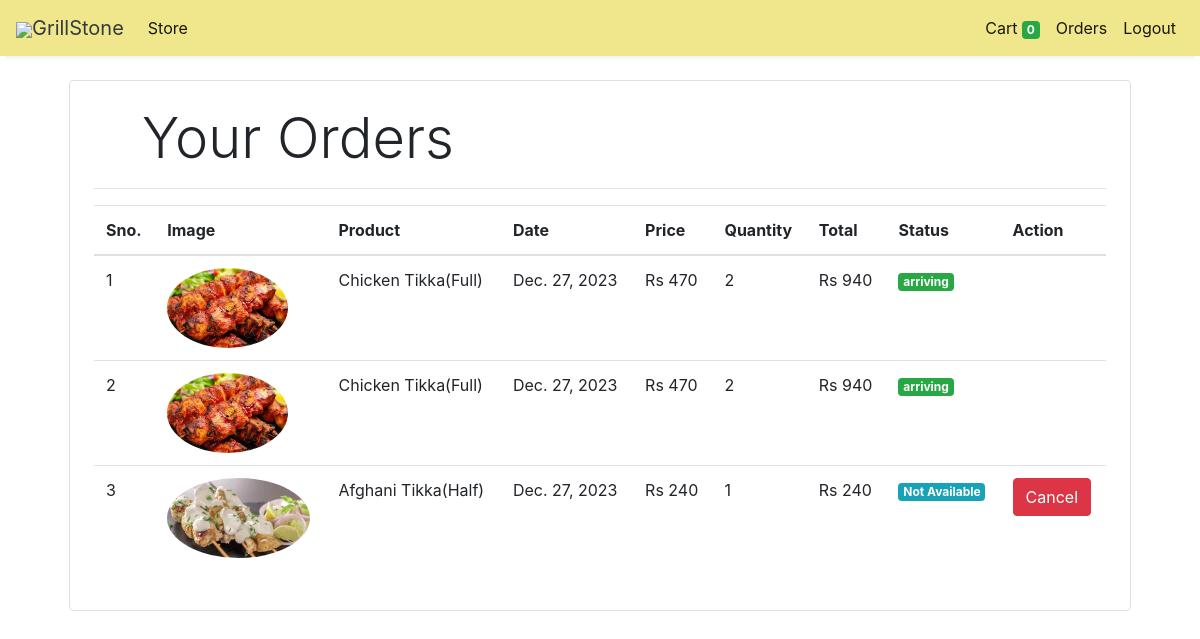
The page /orders (signed in) on the database its author committed.
### store/models/orders.py (models this page shows, shortened)
class Order(models.Model):
    id = models.BigAutoField(primary_key=True)
    product = models.ForeignKey(Products,
                                on_delete=models.CASCADE)
    product_name = Products.name
    customer = models.ForeignKey(Customer,
                                 on_delete=models.CASCADE)
    quantity = models.IntegerField(default=1)
    price = models.IntegerField()
    address = models.CharField (max_length=50, default='', blank=True)
    phone = models.CharField (max_length=10, default='9598372834', blank=True)
    date = models.DateField (default=datetime.datetime.today)
    STATUS_CHOICES = [
        ('pending', 'Pending'),
        ('Completed', 'Completed'),
        ('no available', 'Not Available'),
        ("cannot diliver right now", "Cannot Dilever right now"),
        ("arriving", "Arriving")
    ]
    status = models.CharField(max_length=50, choices=STATUS_CHOICES, default='pending')
    @staticmethod
    def get_orders_by_customer(customer_id):
        return Order.objects.filter(customer=customer_id).order_by('-date')
    def __str__(self):
        return f"Order {self.id} - {self.product.name} by {self.customer.first_name}"

### store/models/product.py (models this page shows, shortened)
class Products(models.Model):
    id = models.BigAutoField(primary_key=True)
    name = models.CharField(max_length=60)
    price= models.IntegerField(default=0)
    category= models.ForeignKey(Category,on_delete=models.CASCADE,default=1 )
    description= models.CharField(max_length=250, default='', blank=True, null= True)
    image= models.ImageField(upload_to='uploads/products/')

### store/middlewares/auth.py (the view)
    def middleware(request):
        print(request.session.get('customer'))
        returnUrl = request.META['PATH_INFO']
        print(request.META['PATH_INFO'])
        if not request.session.get('customer'):
           return redirect(f'login?return_url={returnUrl}')
        response = get_response(request)
        return response

### store/templatetags/custom_filter.py (called while the page is built)
@register.filter(name='currency')
def currency(number):
    return "Rs "+str(number)

@register.filter(name='multiply')
def multiply(number , number1):
    return number * number1

### store/views/orders.py (called while the page is built)
    def get(self , request ):
        customer = request.session.get('customer')
        orders = Order.get_orders_by_customer(customer)
        print(orders)
        return render(request , 'orders.html'  , {'orders' : orders})

### store/templates/orders.html
{% extends 'base.html' %}
{% block content %}
{% load cart %}
{% load custom_filter %}
<div class="container">
   <div class="border rounded p-4 m-4">
        <p class="display-4 pl-4 ml-4">Your Orders</p>
        <hr>
        <table class="table">
            <thead>
                <tr>
                    <th>Sno.</th>
                    <th>Image</th>
                    <th>Product</th>
                    <th>Date</th>
                    <th>Price</th>
                    <th>Quantity</th>
                    <th>Total</th>
                    <th>Status</th>
                    <th>Action</th>
                </tr>
            </thead>
            <tbody>
                {% for order in orders %}
                <tr>
                    <td>{{forloop.counter}}</td>
                    <td><img style="height: 80px;" class="rounded-circle" src="{{order.product.image.url}}" alt=""></td>
                    <td>{{order.product.name}}</td>
                    <td>{{order.date}}</td>
                    <td>{{order.price|currency}}</td>
                    <td>{{order.quantity}}</td>
                    <td>{{order.quantity|multiply:order.price|currency}}</td>
                    <td>
                        {% if order.status == 'no available' %}
                            <small class="badge badge-info">Not Available</small>
                        {% elif order.status == 'cannot diliver right now' %}
                            <small class="badge badge-secondary">Can't Order Right Now</small>
                        {% elif order.status == 'Completed' %}
                            <small class="badge badge-success">Completed</small>
                        {% elif order.status == 'arriving' %}
                            <small class="badge badge-success">arriving</small>
                        {% else %}
                            <small class="badge badge-warning">Pending</small>
                        {% endif %}
                    </td>
                    <td>
                        {% if 'Completed' != order.status and 'arriving' != order.status%}
                            <a href="{% url 'cancel_order' order.id %}" class="btn btn-danger">Cancel</a>
                        {% endif %}
                    </td>
                </tr>
                {% endfor %}
            </tbody>
        </table>
   </div>
</div>
{% endblock %}

### rows shown on the page
Order: product.image (picture), product.name "Chicken Tikka(Full)", date "Dec. 27, 2023", price "Rs 470", quantity "2", quantity|multiply "Rs 940", status "arriving"
Order: product.image (picture), product.name "Chicken Tikka(Full)", date "Dec. 27, 2023", price "Rs 470", quantity "2", quantity|multiply "Rs 940", status "arriving"
Order: product.image (picture), product.name "Afghani Tikka(Half)", date "Dec. 27, 2023", price "Rs 240", quantity "1", quantity|multiply "Rs 240", status "Not Available"

### other values the page prints
{{ request.session.cart.keys|length }} "0"
